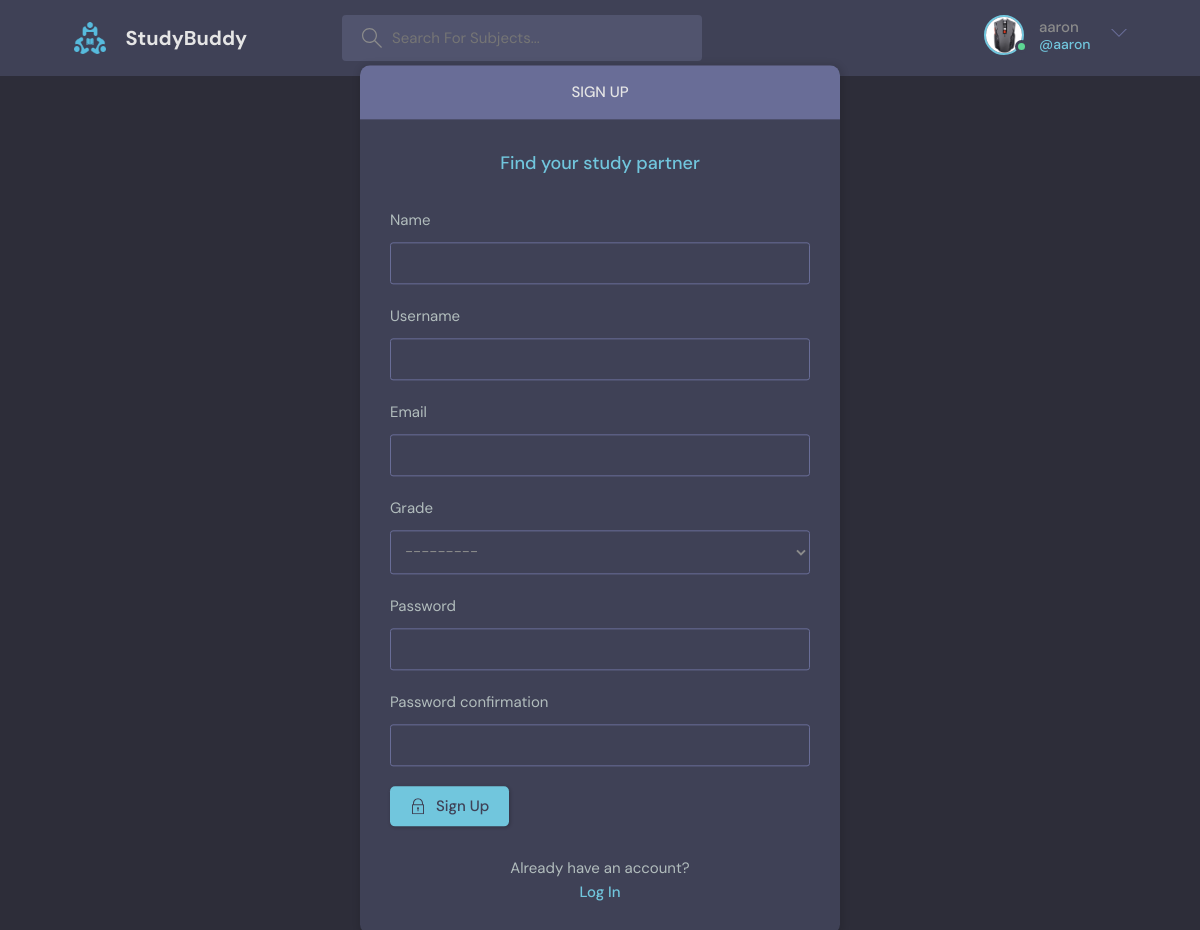
Screenshot of /register_page/ (signed in) with the database file from the repository.
### main/models.py (models this page shows)
class User(AbstractUser):
    name = models.CharField(max_length=200, null=True)
    email = models.EmailField(unique=True, null=True)
    bio = models.TextField(null=True)
    avatar = models.ImageField(null=True, default="avatar.svg" )
    grade= models.ForeignKey(Grade, on_delete= models.SET_NULL, null=True)
    USERNAME_FIELD = 'email'
    REQUIRED_FIELDS = []

### main/views.py (the view, shortened to what this page needs)
# urls.py: path('register_page/', views.RegisterPage, name = 'register_page'),
def RegisterPage(request):
    form = MyUserCreationForm()
    context = { 'form':form}
    return render(request , 'main/login_register.html', context)

### main/forms.py
class MyUserCreationForm(UserCreationForm):
    class Meta:
        model = User
        fields = ['name','username', 'email','grade','password1', 'password2']

### main/models.py (called while the page is built)
    def __str__(self):
        return self.name

### main/templates/main/login_register.html (shortened to what this page needs)
{% extends 'main.html' %}
{% block content %}
        {% if page == 'login' %}:
        <main class="auth layout">
          <div class="container">
            <div class="layout__box">
              <div class="layout__boxHeader">
                <div class="layout__boxTitle">
                  <h3>Login</h3>
                </div>
              </div>
              <div class="layout__body">
                {% if wrong is True %}
                <h2 style = " color:red; " class="auth__tagline">Incorrect Email or Password</h2>
                {% else %}
                <h2 class="auth__tagline">Find your study partner</h2>
                {% endif %}
                <form method = "POST" class="form" action=" ">
                  {% csrf_token %}
                  <div class="form__group form__group">
                    <label for="email">Email</label>
                    <input id="username" name="email" type="text" placeholder="e.g. dennis_ivy" />
                  </div>
                  <div class="form__group">
                    <label for="password">Password</label>
                    <input
                      id="password"
                      name="password"
                      type="password"
                      placeholder="&bull;&bull;&bull;&bull;&bull;&bull;&bull;&bull;"
                    />
                  </div>
                  <button class="btn btn--main" type="submit">
                    <svg
                      version="1.1"
                      xmlns="http://www.w3.org/2000/svg"
                      width="32"
                      height="32"
                      viewBox="0 0 32 32"
                    >
                      <title>lock</title>
                      <path
                        d="M27 12h-1v-2c0-5.514-4.486-10-10-10s-10 4.486-10 10v2h-1c-0.553 0-1 0.447-1 1v18c0 0.553 0.447 1 1 1h22c0.553 0 1-0.447 1-1v-18c0-0.553-0.447-1-1-1zM8 10c0-4.411 3.589-8 8-8s8 3.589 8 8v2h-16v-2zM26 30h-20v-16h20v16z"
                      ></path>
                      <path
                        d="M15 21.694v4.306h2v-4.306c0.587-0.348 1-0.961 1-1.694 0-1.105-0.895-2-2-2s-2 0.895-2 2c0 0.732 0.413 1.345 1 1.694z"
                      ></path>
                    </svg>
                    Login
                  </button>
                </form>
                <div class="auth__action">
                  <p>Haven't signed up yet?</p>
                  <a href="{% url 'register_page' %}" class="btn btn--link">Sign Up</a>
                </div>
              </div>
            </div>
          </div>
        </main>
    {% else %}
    <main class="auth layout">
        <div class="container">
          <div class="layout__box">
            <div class="layout__boxHeader">
              <div class="layout__boxTitle">
                <h3>Sign up</h3>
              </div>
            </div>
            <div class="layout__body">
              {% if wrong is True %}
              <h2 class="auth__tagline">Incorrect Email or Password</h2>
              {% else %}
              <h2 class="auth__tagline">Find your study partner</h2>
              {% endif %}
              <form class="form" action=" " method = "POST">
                {% for fields in form %}
                <div class="form__group form__group">
                  <label for="{{fields.label}}">{{fields.label}}</label>
                  {{fields}}
                </div>
                {% endfor %}
                <button class="btn btn--main" type="submit">
                  Sign Up
                </button>
              </form>
              <div class="auth__action">
                <p>Already have an account?</p>
                <a href="{% url 'login_page' %}" class="btn btn--link">Log In</a>
              </div>
            </div>
          </div>
        </div>
      </main>
    {% endif %}
{% endblock %}

### templates/navbar.html (shortened to what this page needs)
{% load static %}
<header class="header header--loggedIn">
    <div class="container">
      <a href="/" class="header__logo">
        <img src="{% static 'images/favicon.ico' %}" />
        <h1>StudyBuddy</h1>
      </a>
      <form method = "GET" action="{% url 'home' %}" class="header__search">
        <label>
          <input type = "text" spellcheck='true'  name = 'q' placeholder="Search For Subjects..." />
        </label>
      </form>
      <nav class="header__menu">
        {% if request.user.is_authenticated %}
        <div class="header__user">
          <a href="{% url 'user-profile' request.user.id %}">
            <div class="avatar avatar--medium active">
              <img src="{{request.user.avatar.url}}" />
            </div>
            <p>{{request.user.username}}<span>@{{request.user.username}}</span></p>
          </a>
          <button class="dropdown-button">
            <svg version="1.1" xmlns="http://www.w3.org/2000/svg" width="32" height="32" viewBox="0 0 32 32">
              <title>chevron-down</title>
              <path d="M16 21l-13-13h-3l16 16 16-16h-3l-13 13z"></path>
            </svg>
          </button>
        </div>
        {% else %}
        <a href="{% url 'login_page' %}">
          <img src="{% static 'images/avatar.svg' %}" />
          <p>Login</p>
        </a>
        {% endif %}
      </nav>
    </div>
  </header>

### rows the page displays
User: user.avatar (picture), user.username "aaron"

### other values shown
{{ fields.label }} "Name" "Username" "Email" "Grade" "Password" "Password confirmation"
